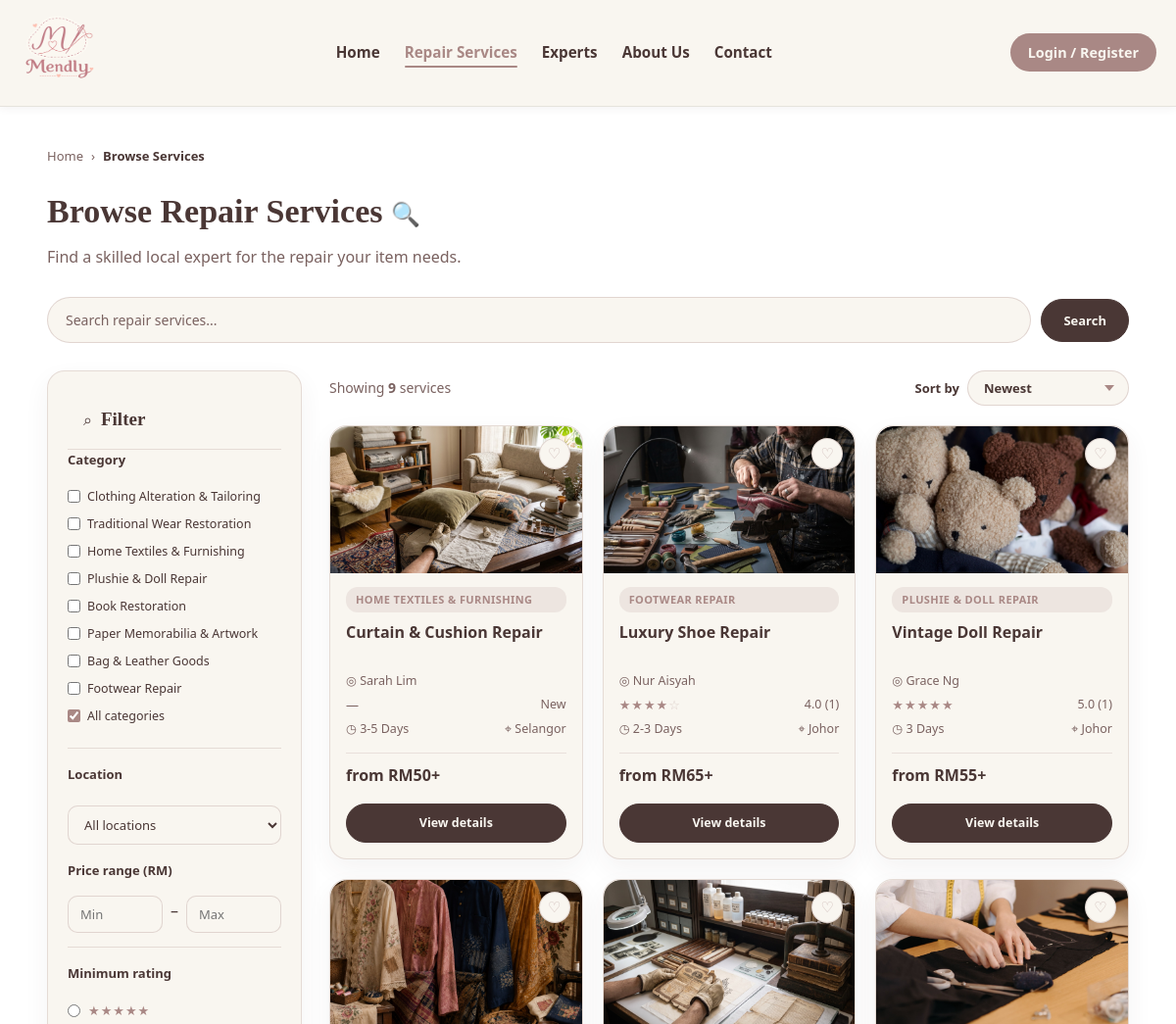
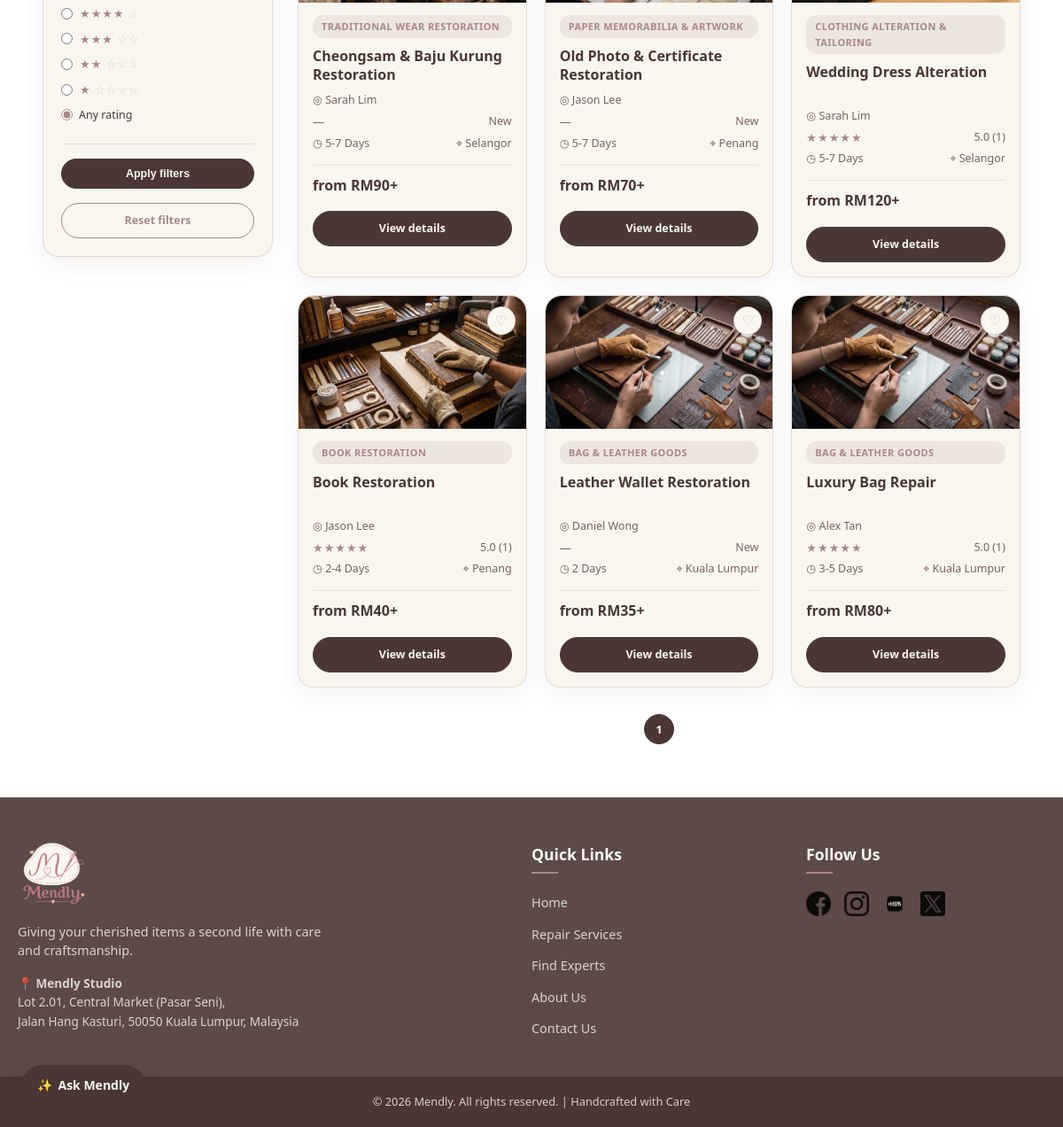
/pages/browse-services.php?page=1, run on the app's committed database (2 pictures, top to bottom).
### tables this page shows
CREATE TABLE categories (
    category_id    INT AUTO_INCREMENT PRIMARY KEY,
    category_name  VARCHAR(100) NOT NULL,
    category_group ENUM('textiles', 'toys', 'leather') NOT NULL,
    image_path     VARCHAR(255)
);

CREATE TABLE services (
    service_id         INT AUTO_INCREMENT PRIMARY KEY,
    expert_id          INT NOT NULL,
    category_id        INT NOT NULL,
    title              VARCHAR(150) NOT NULL,
    description        TEXT,
    starting_price     DECIMAL(10,2),
    estimated_duration VARCHAR(50),
    status             ENUM('active', 'inactive') DEFAULT 'active',
    created_at         TIMESTAMP DEFAULT CURRENT_TIMESTAMP,

    FOREIGN KEY (expert_id)   REFERENCES experts(expert_id) ON DELETE CASCADE,
    FOREIGN KEY (category_id) REFERENCES categories(category_id)
);

CREATE TABLE experts (
    expert_id              INT AUTO_INCREMENT PRIMARY KEY,
    full_name               VARCHAR(100) NOT NULL,
    email                    VARCHAR(100) NOT NULL UNIQUE,
    phone                    VARCHAR(20)  NOT NULL,
    location                 VARCHAR(150) NOT NULL,
    password                 VARCHAR(255) NOT NULL,
    business_name            VARCHAR(150) NOT NULL,
    experience                VARCHAR(20)  NOT NULL,
    description              TEXT,

     
     
     
     
     
     
     
    first_login_done         BOOLEAN DEFAULT TRUE,

    photo_path                MEDIUMBLOB,
    photo_path_mime           VARCHAR(20),

     
    avatar                    MEDIUMBLOB,
    avatar_mime               VARCHAR(20),
    bio                       TEXT,
    years_experience          INT DEFAULT 0,
    completed_repairs         INT DEFAULT 0,
    response_rate             DECIMAL(5,2) DEFAULT 0,
    average_response_time     VARCHAR(50),
    verified                  BOOLEAN DEFAULT FALSE,

    created_at                TIMESTAMP DEFAULT CURRENT_TIMESTAMP
);

### pages/browse-services.php (the view, shortened to what this page needs)
<?php
    require_once __DIR__ . '/../includes/db.php';
    $perPage     = 12;
    $page        = max(1, (int) ($_GET['page'] ?? 1));
    $search      = trim($_GET['search'] ?? '');
    $categoryIds = [];
    $minPrice  = max(0, (float) ($_GET['min_price'] ?? 0));
    $maxPrice  = max(0, (float) ($_GET['max_price'] ?? 0));
    $minRating = max(0, min(5, (float) ($_GET['rating'] ?? 0)));
    $sort      = $_GET['sort'] ?? 'newest';
    $sortSql = [
    'rating'     => 'average_rating DESC, s.created_at DESC',
    'price_low'  => 's.starting_price ASC, s.created_at DESC',
    'price_high' => 's.starting_price DESC, s.created_at DESC',
    'newest'     => 's.created_at DESC',
    ];
    $where  = ["s.status = 'active'"];
    $types  = '';
    $params = [];
    $whereSql = implode(' AND ', $where);
    $reviewJoin = "LEFT JOIN (
    SELECT rq.service_id, ROUND(AVG(r.rating), 1) AS average_rating, COUNT(r.review_id) AS total_reviews
    FROM repair_requests rq INNER JOIN reviews r ON r.request_id = rq.request_id GROUP BY rq.service_id
) review_summary ON review_summary.service_id = s.service_id";
    $countSql   = "SELECT COUNT(*) AS total FROM services s INNER JOIN experts u ON s.expert_id = u.expert_id $reviewJoin WHERE $whereSql";
    $countStmt  = mysqli_prepare($conn, $countSql);
    mysqli_stmt_execute($countStmt);
    $totalServices = (int) mysqli_fetch_assoc(mysqli_stmt_get_result($countStmt))['total'];
    $totalPages    = max(1, (int) ceil($totalServices / $perPage));
    $page          = min($page, $totalPages);
    $offset        = ($page - 1) * $perPage;
    $currentUserId  = (($_SESSION['role'] ?? '') === 'customer') ? (int) ($_SESSION['user_id'] ?? 0) : 0;
    $favoriteJoin   = $currentUserId > 0 ? 'LEFT JOIN favorites f ON f.service_id = s.service_id AND f.customer_id = ?' : '';
    $favoriteColumn = $currentUserId > 0 ? ', f.favorite_id IS NOT NULL AS is_favorite' : ', 0 AS is_favorite';
    $sql            = "SELECT s.service_id, s.title, s.starting_price, s.estimated_duration, u.full_name, u.location,
    c.category_name,
    COALESCE((SELECT image_path FROM service_images WHERE service_id = s.service_id ORDER BY display_order LIMIT 1), c.image_path) AS thumbnail,
    review_summary.average_rating, COALESCE(review_summary.total_reviews, 0) AS total_reviews $favoriteColumn
    FROM services s INNER JOIN experts u ON s.expert_id = u.expert_id
    INNER JOIN categories c ON s.category_id = c.category_id $reviewJoin $favoriteJoin
    WHERE $whereSql ORDER BY {$sortSql[$sort]} LIMIT ? OFFSET ?";
    $stmt          = mysqli_prepare($conn, $sql);
    $serviceTypes  = ($currentUserId > 0 ? 'i' : '') . $types . 'ii';
    $serviceParams = $currentUserId > 0 ? array_merge([$currentUserId], $params, [$perPage, $offset]) : array_merge($params, [$perPage, $offset]);
    mysqli_stmt_bind_param($stmt, $serviceTypes, ...$serviceParams);
    mysqli_stmt_execute($stmt);
    $result         = mysqli_stmt_get_result($stmt);
    $categoryResult = mysqli_query($conn, 'SELECT category_id, category_name FROM categories ORDER BY category_id');
    function browseUrl($overrides = [])
    {
    return htmlspecialchars('pages/browse-services.php?' . http_build_query(array_merge($_GET, $overrides)));
    }
?>
<!DOCTYPE html>
<html lang="en">
<head>
    <link rel="stylesheet" href="assets/css/global.css">
    <link rel="stylesheet" href="assets/css/browse-services.css">
</head>
<body>
<?php include __DIR__ . '/../includes/header.php'; ?>
<main class="browse-container">
    <nav class="breadcrumb" aria-label="Breadcrumb">
        <a href="index.php">Home</a>
        <span>&rsaquo;</span>
        <span class="breadcrumb-current">Browse Services</span>
    </nav>
    <div class="browse-heading">
        <h2>Browse Repair Services <span class="heading-leaf">🔍</span></h2>
        <p>Find a skilled local expert for the repair your item needs.</p>
    </div>
    <div class="search-area">
        <form method="get" class="search-form">
            <input id="searchInput" type="search" name="search" value="<?php echo htmlspecialchars($search); ?>" placeholder="Search repair services...">
            <button class="search-button" type="submit">Search</button>
        </form>
    </div>
    <div class="browse-layout">
        <aside class="filter-panel">
            <div class="filter-heading">
                <span aria-hidden="true">⌕</span>
                <h3>Filter</h3>
            </div>
            <form method="get" class="filters" id="filterForm">
                <fieldset>
                    <legend>Category</legend>
                    <?php while ($category = mysqli_fetch_assoc($categoryResult)) {?>
                        <label class="check-option">
                            <input
                                type="checkbox"
                                name="category[]"
                                value="<?php echo $category['category_id']; ?>"
                                <?php echo in_array((int) $category['category_id'], $categoryIds, true) ? 'checked' : ''; ?>
                            >
                            <span><?php echo htmlspecialchars($category['category_name']); ?></span>
                        </label>
                    <?php }?>
                    <label class="check-option">
                        <input
                            type="checkbox"
                            name="category_all"
                            value="1"
                            <?php echo empty($categoryIds) ? 'checked' : ''; ?>
                        >
                        <span>All categories</span>
                    </label>
                </fieldset>
                <label for="location">Location</label>
                <select id="location" name="location">
                    <option value="">All locations</option>
                </select>
                <fieldset>
                    <legend>Price range (RM)</legend>
                    <div class="price-inputs">
                        <input type="number" min="0" name="min_price" value="<?php echo $minPrice ?: ''; ?>" placeholder="Min">
                        <span>&ndash;</span>
                        <input type="number" min="0" name="max_price" value="<?php echo $maxPrice ?: ''; ?>" placeholder="Max">
                    </div>
                </fieldset>
                <fieldset>
                    <legend>Minimum rating</legend>
                    <?php for ($rating = 5; $rating >= 1; $rating--) {?>
                        <label class="check-option rating-option">
                            <input
                                type="radio"
                                name="rating"
                                value="<?php echo $rating; ?>"
                                <?php echo $minRating == $rating ? 'checked' : ''; ?>
                            >
                            <span class="stars">
                                <?php echo str_repeat('★', $rating); ?>
                                <span class="empty-stars">
                                    <?php echo str_repeat('☆', 5 - $rating); ?>
                                </span>
                            </span>
                        </label>
                    <?php }?>
                    <label class="check-option">
                        <input
                            type="radio"
                            name="rating"
                            value=""
                            <?php echo $minRating == 0 ? 'checked' : ''; ?>
                        >
                        <span>Any rating</span>
                    </label>
                </fieldset>
                <button class="btn-solid apply-filter" type="submit">Apply filters</button>
                <a class="btn-outline reset-filter" href="pages/browse-services.php">Reset filters</a>
            </form>
        </aside>
        <div class="services-area">
            <div class="toolbar">
                <p>
                    Showing <strong><?php echo $totalServices; ?></strong> services
                </p>
                <form method="get">
                    <label for="sort">Sort by</label>
                    <select id="sort" name="sort" onchange="this.form.submit()">
                        <?php foreach (['newest' => 'Newest', 'rating' => 'Highest rated', 'price_low' => 'Price: low to high', 'price_high' => 'Price: high to low'] as $value => $label) {?>
                            <option value="<?php echo $value; ?>" <?php echo $sort === $value ? 'selected' : ''; ?>>
                                <?php echo $label; ?>
                            </option>
                        <?php }?>
                    </select>
                </form>
            </div>
            <?php if ($totalServices === 0) {?>
                <div class="browse-empty">
                    <h3>No services found</h3>
                    <p>Try changing or <a href="pages/browse-services.php">clearing your filters</a>.</p>
                </div>
            <?php } else {?>
                <div class="card-grid service-grid">
                    <?php while ($row = mysqli_fetch_assoc($result)) {?>
                        <article class="service-card">
                            <div class="card-image">
                                <img
                                    src="<?php echo htmlspecialchars($row['thumbnail'] ?: 'assets/images/logo.png'); ?>"
                                    alt="<?php echo htmlspecialchars($row['title']); ?>"
                                >
                                <button
                                    class="wishlist-heart <?php echo $row['is_favorite'] ? 'active' : ''; ?>"
                                    type="button"
                                    aria-label="<?php echo $row['is_favorite'] ? 'Remove from favorites' : 'Save to favorites'; ?>"
                                    aria-pressed="<?php echo $row['is_favorite'] ? 'true' : 'false'; ?>"
                                    data-service-id="<?php echo $row['service_id']; ?>"
                                >
                                    <?php echo $row['is_favorite'] ? '♥' : '♡'; ?>
                                </button>
                            </div>
                            <span class="service-tag"><?php echo htmlspecialchars($row['category_name']); ?></span>
                            <h4 class="service-name"><?php echo htmlspecialchars($row['title']); ?></h4>
                            <p class="card-meta">◎ <?php echo htmlspecialchars($row['full_name']); ?></p>
                            <div class="meta-row">
                                <?php if ($row['average_rating'] === null) {?>
                                    <span class="stars new-rating">—</span>
                                    <span>New</span>
                                <?php } else {?>
                                    <?php $displayRating = (int) round($row['average_rating']); ?>
                                    <span class="stars"><?php echo str_repeat('★', $displayRating); ?><span class="empty-stars"><?php echo str_repeat('☆', 5 - $displayRating); ?></span></span>
                                    <span><?php echo number_format($row['average_rating'], 1) . ' (' . $row['total_reviews'] . ')'; ?></span>
                                <?php }?>
                            </div>
                            <div class="meta-row">
                                <span>◷ <?php echo htmlspecialchars($row['estimated_duration']); ?></span>
                                <span>⌖ <?php echo htmlspecialchars($row['location']); ?></span>
                            </div>
                            <div class="service-price-row">
                                <span class="service-price">from RM<?php echo number_format($row['starting_price'], 0); ?>+</span>
                            </div>
                            <div class="card-actions">
                                <a href="pages/service-details.php?id=<?php echo $row['service_id']; ?>" class="btn-solid">View details</a>
                            </div>
                        </article>
                    <?php }?>
                </div>
                <nav class="pagination" aria-label="Services pages">
                    <?php for ($number = 1; $number <= $totalPages; $number++) {?>
                        <a
                            class="<?php echo $number === $page ? 'current' : ''; ?>"
                            href="<?php echo browseUrl(['page' => $number]); ?>"
                            aria-current="<?php echo $number === $page ? 'page' : 'false'; ?>"
                        >
                            <?php echo $number; ?>
                        </a>
                    <?php }?>
                </nav>
            <?php }?>
        </div>
    </div>
</main>
<?php include __DIR__ . '/../includes/footer.php'; ?>
</body>
</html>

### assets/css/global.css (style rules this page uses)
:root { --color-light: rgba(249, 246, 240, 1); --color-medium: rgba(169, 136, 133, 1); --color-dark: rgba(74, 55, 53, 1); --color-subtle-dark: rgba(122, 98, 96, 1); --color-dark-80: rgba(74, 55, 53, 0.9); --color-dark-90: rgba(74, 55, 53, 0.98); --color-light-80: rgba(249, 246, 240, 0.8); --font-main: "Segoe UI", Tahoma, Geneva, Verdana, sans-serif; --transition-fast: all 0.3s ease; }
* { margin: 0; padding: 0; box-sizing: border-box; }
body { font-family: var(--font-main); color: var(--color-dark); line-height: 1.6; overflow-x: hidden; }
a { text-decoration: none; color: inherit; }
.service-card { background-color: var(--color-light); border: 1px solid rgba(169, 136, 133, 0.25); border-radius: 12px; overflow: hidden; cursor: pointer; transition: var(--transition-fast); display: flex; flex-direction: column; }

### data on the page
categories: category_name "Clothing Alteration & Tailoring"
categories: category_name "Traditional Wear Restoration"
categories: category_name "Home Textiles & Furnishing"
categories: category_name "Plushie & Doll Repair"
categories: category_name "Book Restoration"
categories: category_name "Paper Memorabilia & Artwork"
categories: category_name "Bag & Leather Goods"
categories: category_name "Footwear Repair"
services: shows a picture, category.category_name "HOME TEXTILES & FURNISHING", title "Curtain & Cushion Repair", expert.full_name "Sarah Lim", shows "New", estimated_duration "3-5 Days", expert.location "Selangor", starting_price "50"
services: shows a picture, category.category_name "FOOTWEAR REPAIR", title "Luxury Shoe Repair", expert.full_name "Nur Aisyah", displayRating "★★★★", average_rating "4.0", total_reviews "1", estimated_duration "2-3 Days", expert.location "Johor", starting_price "65"
services: shows a picture, category.category_name "PLUSHIE & DOLL REPAIR", title "Vintage Doll Repair", expert.full_name "Grace Ng", displayRating "★★★★★", average_rating "5.0", total_reviews "1", estimated_duration "3 Days", expert.location "Johor", starting_price "55"
services: shows a picture, category.category_name "TRADITIONAL WEAR RESTORATION", title "Cheongsam & Baju Kurung Restoration", expert.full_name "Sarah Lim", shows "New", estimated_duration "5-7 Days", expert.location "Selangor", starting_price "90"
services: shows a picture, category.category_name "PAPER MEMORABILIA & ARTWORK", title "Old Photo & Certificate Restoration", expert.full_name "Jason Lee", shows "New", estimated_duration "5-7 Days", expert.location "Penang", starting_price "70"
services: shows a picture, category.category_name "CLOTHING ALTERATION & TAILORING", title "Wedding Dress Alteration", expert.full_name "Sarah Lim", displayRating "★★★★★", average_rating "5.0", total_reviews "1", estimated_duration "5-7 Days", expert.location "Selangor", starting_price "120"
services: shows a picture, category.category_name "BOOK RESTORATION", title "Book Restoration", expert.full_name "Jason Lee", displayRating "★★★★★", average_rating "5.0", total_reviews "1", estimated_duration "2-4 Days", expert.location "Penang", starting_price "40"
services: category.category_name "BAG & LEATHER GOODS", title "Leather Wallet Restoration", expert.full_name "Daniel Wong", shows "New", estimated_duration "2 Days", expert.location "Kuala Lumpur", starting_price "35"
services: category.category_name "BAG & LEATHER GOODS", title "Luxury Bag Repair", expert.full_name "Alex Tan", displayRating "★★★★★", average_rating "5.0", total_reviews "1", estimated_duration "3-5 Days", expert.location "Kuala Lumpur", starting_price "80"

### other printed values
$label "Repair Services"
$label "Experts"
str_repeat('★', $rating) "★★★★★"
str_repeat('★', $rating) "★★★★"
str_repeat('★', $rating) "★★★"
str_repeat('★', $rating) "★★"
str_repeat('☆', 5 - $rating) "☆☆☆"
str_repeat('★', $rating) "★"
str_repeat('☆', 5 - $rating) "☆☆☆☆"
$totalServices "9"
form field sort "Newest"
